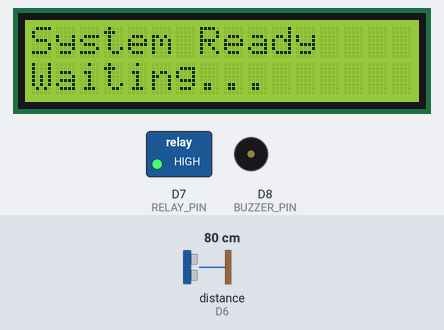
Simulated run of this sketch. Board: ESP8266 (NodeMCU). On the bench: 16×2 character LCD, switched loads named in the sketch (green lamp = pin HIGH), buzzer (waves = sounding, pin HIGH). Wiring (inferred from the names in the program): ultrasonic range finder: trigger D5; echo D6. Inputs (shaded band) come from the test bench; at power-on: distance to the obstacle (sensor on D6) 80 cm. The echo pulse lasts 58.3 µs per cm; pins used as bus, display or sensor lines are not drawn; what the sketch prints to the serial monitor is not drawn.

Above: at 3.3 s.
3.4 s: distance to the obstacle (sensor on D6) set to 33 cm
4.9 s: distance to the obstacle (sensor on D6) set to 27 cm
At 6.5 s:
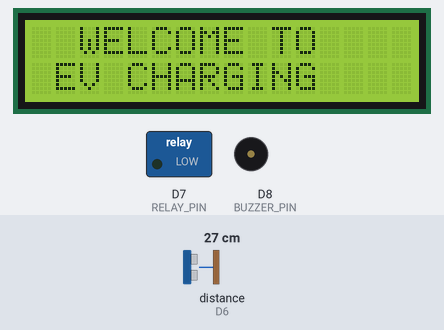
At 8.8 s:
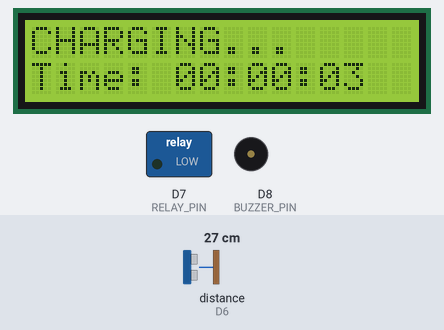
Timing chart, 0 to 10.3 s (numbered marks = the images above; inputs shaded):
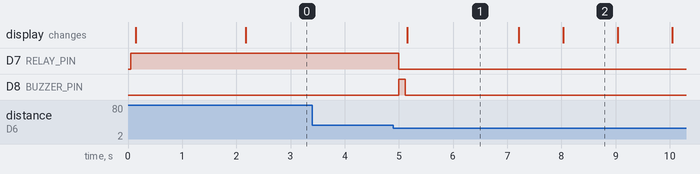

The sketch:

EVCHARGING_copy_20251126200849.ino
```cpp
#include <ESP8266WiFi.h>
#include <ESP8266WebServer.h>
#include <LiquidCrystal_I2C.h>
#include <Wire.h>

#define TRIG_PIN  D5   // GPIO14
#define ECHO_PIN  D6   // GPIO12 (after voltage divider)
#define RELAY_PIN D7   // GPIO13 (LOW trigger)
#define BUZZER_PIN D8  // GPIO15

LiquidCrystal_I2C lcd(0x27, 16, 2);
ESP8266WebServer server(80);

// CONFIG
const char* AP_SSID = "EV_Charge_AP";
const char* AP_PASS = "evcharger123";
const char* UPI_ID   = "yourupiid@bank"; // <-- REPLACE
const float COST_PER_MIN = 5.0; // Rs 5 per minute
const unsigned int DIST_THRESHOLD_CM = 30; // vehicle detected if <= 30cm
const unsigned long STOP_GRACE_MS = 3000; // 3s grace
const unsigned long WELCOME_MS = 2000;    // 2s welcome screen
const unsigned long THANKYOU_MS = 2000;   // 2s thank you screen

// STATE
bool charging = false;
unsigned long chargeStartMs = 0;
unsigned long elapsedSec = 0;
float lastCost = 0.0;
String lastUpiUrl = "";

// Helper: read HC-SR04 distance (cm). returns -1 on timeout/no-echo.
long readDistanceCm() {
  digitalWrite(TRIG_PIN, LOW);
  delayMicroseconds(2);
  digitalWrite(TRIG_PIN, HIGH);
  delayMicroseconds(10);
  digitalWrite(TRIG_PIN, LOW);
  unsigned long dur = pulseIn(ECHO_PIN, HIGH, 30000); // max 30ms
  if (dur == 0) return -1;
  long cm = dur / 58; // approximate conversion
  return cm;
}

// Relay helpers: relay is LOW-trigger
void relayOn()  { digitalWrite(RELAY_PIN, LOW); }
void relayOff() { digitalWrite(RELAY_PIN, HIGH); }

// LCD screens
void lcdWelcome(){
  lcd.clear();
  lcd.setCursor(0,0); lcd.print("  WELCOME TO  ");
  lcd.setCursor(0,1); lcd.print(" EV CHARGING  ");
  delay(WELCOME_MS);
  lcd.clear();
  lcd.setCursor(0,0); lcd.print("System Ready");
  lcd.setCursor(0,1); lcd.print("Waiting...");
}

void lcdCharging() {
  lcd.clear();
  lcd.setCursor(0,0); lcd.print("CHARGING...");
  lcd.setCursor(0,1); lcd.print("Time: 00:00");
}

void lcdThankYou(){
  lcd.clear();
  lcd.setCursor(0,0); lcd.print("Charging Ended");
  lcd.setCursor(0,1); lcd.print("Thank You!");
  delay(THANKYOU_MS);
  lcdWelcome();
}

// Lightweight HTML pages (no heavy JS). main page auto-refresh via meta=1
String mainPage() {
  unsigned long elapsed = charging ? (millis() - chargeStartMs) / 1000 : 0;
  unsigned int h = elapsed / 3600;
  unsigned int m = (elapsed % 3600) / 60;
  unsigned int s = elapsed % 60;
  char tbuf[16];
  sprintf(tbuf, "%02u:%02u:%02u", h, m, s);

  String html = "<!doctype html><html><head><meta name='viewport' content='width=device-width,initial-scale=1'>";
  html += "<meta http-equiv='refresh' content='1'>";
  html += "<title>EV Charging</title></head><body style='font-family:Arial;text-align:center;padding:18px'>";
  html += "<h1 style='color:#1e88e5'>EV CHARGING</h1>";
  html += "<p>Status: <b>" + String(charging ? "CHARGING" : "WAITING") + "</b></p>";
  html += "<p style='font-size:28px;color:#e53935;'>" + String(tbuf) + "</p>";
  if(!charging && lastCost > 0.0) {
    String qr = "https://api.qrserver.com/v1/create-qr-code/?size=260x260&data=" + urlEncode(lastUpiUrl);
    char buf[200];
    snprintf(buf, sizeof(buf), "<p>Amount: Rs %.2f</p><p><img src='%s'></p>", lastCost, qr.c_str());
    html += String(buf);
  }
  html += "<p><a href='/pay'>Pay</a></p>";
  html += "</body></html>";
  return html;
}

String payPage() {
  if (lastCost <= 0.0) return "<html><body><p>No payment due</p><p><a href='/'>Back</a></p></body></html>";
  String q = "https://api.qrserver.com/v1/create-qr-code/?size=300x300&data=" + urlEncode(lastUpiUrl);
  char buf[256];
  snprintf(buf, sizeof(buf), "<html><body style='text-align:center;font-family:Arial'><h3>Pay Rs %.2f</h3><img src='%s'><p><a href='/'>Back</a></p></body></html>", lastCost, q.c_str());
  return String(buf);
}

String urlEncode(const String &str) {
  String encoded = "";
  char buf[5];
  for (size_t i = 0; i < str.length(); i++) {
    char c = str[i];
    if (isalnum(c) || c=='-'||c=='_'||c=='.'||c=='~') encoded += c;
    else { sprintf(buf, "%%%02X", (unsigned char)c); encoded += buf; }
  }
  return encoded;
}

// HTTP handlers
void handleRoot(){ server.send(200, "text/html", mainPage()); }
void handlePay(){ server.send(200, "text/html", payPage()); }

//////////////////////////////////////////////////////////////////////////
// Setup
void setup() {
  Serial.begin(115200);
  delay(50);

  pinMode(TRIG_PIN, OUTPUT);
  pinMode(ECHO_PIN, INPUT);
  pinMode(RELAY_PIN, OUTPUT);
  pinMode(BUZZER_PIN, OUTPUT);

  relayOff();
  digitalWrite(BUZZER_PIN, LOW);

  // LCD
  lcd.init();
  lcd.backlight();
  lcdWelcome();

  // AP mode
  WiFi.mode(WIFI_AP);
  WiFi.softAP(AP_SSID, AP_PASS);
  IPAddress myIP = WiFi.softAPIP();
  Serial.println();
  Serial.print("AP SSID: "); Serial.println(AP_SSID);
  Serial.print("AP IP: "); Serial.println(myIP);

  // server
  server.on("/", HTTP_GET, handleRoot);
  server.on("/pay", HTTP_GET, handlePay);
  server.begin();
  Serial.println("HTTP server started (AP mode).");
  Serial.print("Open: http://"); Serial.println(myIP);
}

//////////////////////////////////////////////////////////////////////////
// loop logic
unsigned long lastStableMs = 0;
int lastPresence = 0; // 0 = no vehicle, 1 = present
unsigned long missingSince = 0;

void loop() {
  server.handleClient();

  long dist = readDistanceCm(); // -1 if no echo
  Serial.print("Distance: "); Serial.println(dist); // debug reading
  bool present = (dist > 0 && dist <= (long)DIST_THRESHOLD_CM); // vehicle detected if <=30 cm

  // simple debounce
  if (present != (lastPresence==1)) {
    lastStableMs = millis();
    lastPresence = present ? 1 : 0;
  }

  if (millis() - lastStableMs > 80) { // stable reading
    if (present && !charging) {
      // start charging
      charging = true;
      chargeStartMs = millis();
      relayOn(); // LOW triggers relay
      digitalWrite(BUZZER_PIN, HIGH); delay(120); digitalWrite(BUZZER_PIN, LOW);
      lcdWelcome();     // show welcome every time
      lcdCharging();
      lastCost = 0.0; lastUpiUrl = "";
      Serial.println("Charging started.");
      missingSince = 0;
    } else if (!present && charging) {
      if (missingSince == 0) missingSince = millis();
      if (millis() - missingSince > STOP_GRACE_MS) {
        // stop charging
        charging = false;
        relayOff();
        unsigned long mins = (millis() - chargeStartMs) / 60000UL;
        if (mins == 0) mins = 1;
        lastCost = (float)mins * COST_PER_MIN;
        char tmp[128];
        snprintf(tmp, sizeof(tmp), "upi://pay?pa=%s&am=%.2f&cu=INR", UPI_ID, lastCost);
        lastUpiUrl = String(tmp);
        digitalWrite(BUZZER_PIN, HIGH); delay(160); digitalWrite(BUZZER_PIN, LOW);
        lcdThankYou();   // show thank you
        chargeStartMs = 0;
        missingSince = 0;
        Serial.printf("Charging stopped. %lu min | Rs %.2f\n", mins, lastCost);
      }
    }
  }

  // update elapsed for display
  if (charging) {
    elapsedSec = (millis() - chargeStartMs) / 1000;

    // live LCD timer
    unsigned int h = elapsedSec / 3600;
    unsigned int m = (elapsedSec % 3600) / 60;
    unsigned int s = elapsedSec % 60;
    char tbuf[16];
    sprintf(tbuf, "%02u:%02u:%02u", h, m, s);
    lcd.setCursor(0,1);
    lcd.print("Time: "); lcd.print(tbuf);
  } else {
    elapsedSec = 0;
  }

  delay(20);
}
```

Measured:
- the behaviour switches between 31 and 30 cm on distance to the obstacle (sensor on D6) (found by bisection; images 0 and 1)
- after the input at 3.4 s, every drawn part: stays the same
- after the input at 4.9 s, D7 (RELAY_PIN): HIGH → LOW after 0.10 s; D8 (BUZZER_PIN): LOW → HIGH after 0.10 s, → LOW 0.12 s later; the display: changes after 0.25 s (image 1)
- what the display in image 1 shows lasts 2.0 s, from 5.2 s to 7.2 s
- what the display in image 2 shows lasts 1.0 s, from 8.0 s to 9.0 s
